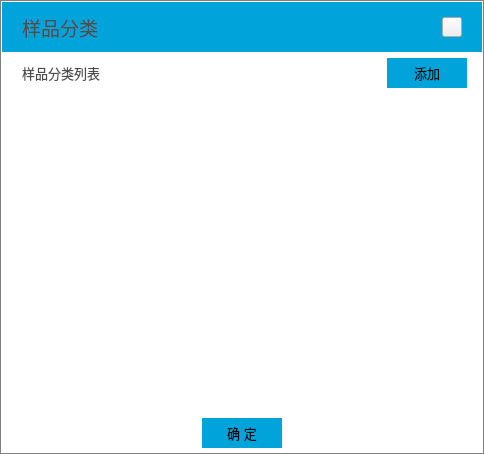
<?xml version="1.0" encoding="UTF-8"?>
<ui version="4.0">
 <class>Form</class>
 <widget class="QWidget" name="Form">
  <property name="geometry">
   <rect>
    <x>0</x>
    <y>0</y>
    <width>484</width>
    <height>454</height>
   </rect>
  </property>
  <property name="windowTitle">
   <string>Form</string>
  </property>
  <property name="styleSheet">
   <string notr="true">QGroupBox{border:none}
QLabel{background-color:transparent;color:#FF4D4D4D;}
QPushButton{font-size:10pt;}
QTreeWidget{background-color:transparent;border:none;color:white;}
#lblFormName{font-size:14pt;}
#lblTitle{font-size:10pt;}
#gbxTop{background-color:#FF00A3DA}
#gbxContent{background-color:#FFFFFF}
#gbxClose{background-color:transparent;}
#gbxContent{border:1px solid gray;}
#btnClose{border-image: url(./Res/叉.png)}
#btnCancel,#btnDel{color: rgb(255, 61, 55);}
#txtName{color:#FF4D4D4D;background-color:transparent;}

#btnTopItemAdd{background-color:#FF00A3DA;border:none;}
#btnTopItemAdd:hover{background-color:#8F00A3DA;}
#btnOk{background-color:#FF00A3DA;border:none;}
#btnOk:hover{background-color:#8F00A3DA;}

QScrollBar{border:none;background:transparent;}
QScrollBar:vertical{width:5px;background:transparent;margin:0px,0px,0px,0px;padding-top:0px;padding-bottom:0px;}
QScrollBar::handle:vertical{width:5px;background:rgba(0,0,0,10%);border-radius:4px;min-height:60;}
QScrollBar::handle:vertical:hover{width:5px;background:rgba(0,0,0,20%);border-radius:4px;min-height:60;}
QScrollBar::add-line:vertical{height:0px;width:0px;subcontrol-position:bottom;}
QScrollBar::sub-line:vertical{height:0px;width:0px;subcontrol-position:top;}
QScrollBar::add-line:vertical:hover{height:0px;width:0px;subcontrol-position:bottom;}
QScrollBar::sub-line:vertical:hover{height:0px;width:0px;subcontrol-position:top;}
QScrollBar::sub-page:vertical{background: none;}
QScrollBar::add-page:vertical{background: none;}

</string>
  </property>
  <layout class="QHBoxLayout" name="horizontalLayout_6">
   <property name="spacing">
    <number>0</number>
   </property>
   <property name="leftMargin">
    <number>0</number>
   </property>
   <property name="topMargin">
    <number>0</number>
   </property>
   <property name="rightMargin">
    <number>0</number>
   </property>
   <property name="bottomMargin">
    <number>0</number>
   </property>
   <item>
    <widget class="QGroupBox" name="gbxContent">
     <property name="title">
      <string/>
     </property>
     <layout class="QVBoxLayout" name="verticalLayout">
      <property name="spacing">
       <number>0</number>
      </property>
      <property name="leftMargin">
       <number>2</number>
      </property>
      <property name="topMargin">
       <number>2</number>
      </property>
      <property name="rightMargin">
       <number>2</number>
      </property>
      <property name="bottomMargin">
       <number>6</number>
      </property>
      <item>
       <widget class="QGroupBox" name="gbxTop">
        <property name="minimumSize">
         <size>
          <width>0</width>
          <height>50</height>
         </size>
        </property>
        <property name="maximumSize">
         <size>
          <width>16777215</width>
          <height>50</height>
         </size>
        </property>
        <property name="title">
         <string/>
        </property>
        <layout class="QHBoxLayout" name="horizontalLayout">
         <property name="leftMargin">
          <number>20</number>
         </property>
         <property name="rightMargin">
          <number>20</number>
         </property>
         <item>
          <widget class="QLabel" name="lblFormName">
           <property name="text">
            <string>样品分类</string>
           </property>
          </widget>
         </item>
         <item>
          <widget class="QPushButton" name="btnClose">
           <property name="minimumSize">
            <size>
             <width>20</width>
             <height>20</height>
            </size>
           </property>
           <property name="maximumSize">
            <size>
             <width>20</width>
             <height>20</height>
            </size>
           </property>
           <property name="text">
            <string/>
           </property>
          </widget>
         </item>
        </layout>
       </widget>
      </item>
      <item>
       <widget class="QGroupBox" name="gbxBottom">
        <property name="title">
         <string/>
        </property>
        <layout class="QVBoxLayout" name="verticalLayout_2">
         <property name="spacing">
          <number>0</number>
         </property>
         <property name="leftMargin">
          <number>0</number>
         </property>
         <property name="topMargin">
          <number>0</number>
         </property>
         <property name="rightMargin">
          <number>0</number>
         </property>
         <property name="bottomMargin">
          <number>0</number>
         </property>
         <item>
          <widget class="QGroupBox" name="groupBox">
           <property name="title">
            <string/>
           </property>
           <layout class="QHBoxLayout" name="horizontalLayout_4">
            <property name="spacing">
             <number>0</number>
            </property>
            <property name="leftMargin">
             <number>0</number>
            </property>
            <property name="topMargin">
             <number>0</number>
            </property>
            <property name="rightMargin">
             <number>9</number>
            </property>
            <property name="bottomMargin">
             <number>0</number>
            </property>
            <item>
             <layout class="QHBoxLayout" name="horizontalLayout_3">
              <property name="spacing">
               <number>0</number>
              </property>
              <property name="leftMargin">
               <number>20</number>
              </property>
              <property name="topMargin">
               <number>6</number>
              </property>
              <property name="rightMargin">
               <number>6</number>
              </property>
              <property name="bottomMargin">
               <number>6</number>
              </property>
              <item>
               <widget class="QLabel" name="lblTitle">
                <property name="minimumSize">
                 <size>
                  <width>90</width>
                  <height>0</height>
                 </size>
                </property>
                <property name="maximumSize">
                 <size>
                  <width>100</width>
                  <height>16777215</height>
                 </size>
                </property>
                <property name="text">
                 <string>样品分类列表</string>
                </property>
               </widget>
              </item>
              <item>
               <spacer name="horizontalSpacer">
                <property name="orientation">
                 <enum>Qt::Horizontal</enum>
                </property>
                <property name="sizeHint" stdset="0">
                 <size>
                  <width>40</width>
                  <height>20</height>
                 </size>
                </property>
               </spacer>
              </item>
              <item>
               <widget class="QPushButton" name="btnTopItemAdd">
                <property name="minimumSize">
                 <size>
                  <width>80</width>
                  <height>30</height>
                 </size>
                </property>
                <property name="maximumSize">
                 <size>
                  <width>80</width>
                  <height>30</height>
                 </size>
                </property>
                <property name="text">
                 <string>添加</string>
                </property>
               </widget>
              </item>
             </layout>
            </item>
           </layout>
          </widget>
         </item>
         <item>
          <widget class="QGroupBox" name="groupBox_3">
           <property name="title">
            <string/>
           </property>
           <layout class="QHBoxLayout" name="horizontalLayout_5">
            <property name="leftMargin">
             <number>10</number>
            </property>
            <property name="rightMargin">
             <number>10</number>
            </property>
            <item>
             <widget class="QTreeWidget" name="treeWidget">
              <property name="headerHidden">
               <bool>true</bool>
              </property>
              <property name="expandsOnDoubleClick">
               <bool>false</bool>
              </property>
              <column>
               <property name="text">
                <string notr="true">1</string>
               </property>
              </column>
             </widget>
            </item>
           </layout>
          </widget>
         </item>
         <item>
          <widget class="QGroupBox" name="groupBox_2">
           <property name="minimumSize">
            <size>
             <width>0</width>
             <height>30</height>
            </size>
           </property>
           <property name="maximumSize">
            <size>
             <width>16777215</width>
             <height>30</height>
            </size>
           </property>
           <property name="title">
            <string/>
           </property>
           <layout class="QHBoxLayout" name="horizontalLayout_2">
            <property name="spacing">
             <number>0</number>
            </property>
            <property name="leftMargin">
             <number>0</number>
            </property>
            <property name="topMargin">
             <number>0</number>
            </property>
            <property name="rightMargin">
             <number>0</number>
            </property>
            <property name="bottomMargin">
             <number>0</number>
            </property>
            <item>
             <widget class="QPushButton" name="btnOk">
              <property name="minimumSize">
               <size>
                <width>80</width>
                <height>30</height>
               </size>
              </property>
              <property name="maximumSize">
               <size>
                <width>80</width>
                <height>30</height>
               </size>
              </property>
              <property name="text">
               <string>确 定</string>
              </property>
             </widget>
            </item>
           </layout>
          </widget>
         </item>
        </layout>
       </widget>
      </item>
     </layout>
    </widget>
   </item>
  </layout>
 </widget>
 <resources/>
 <connections/>
</ui>
